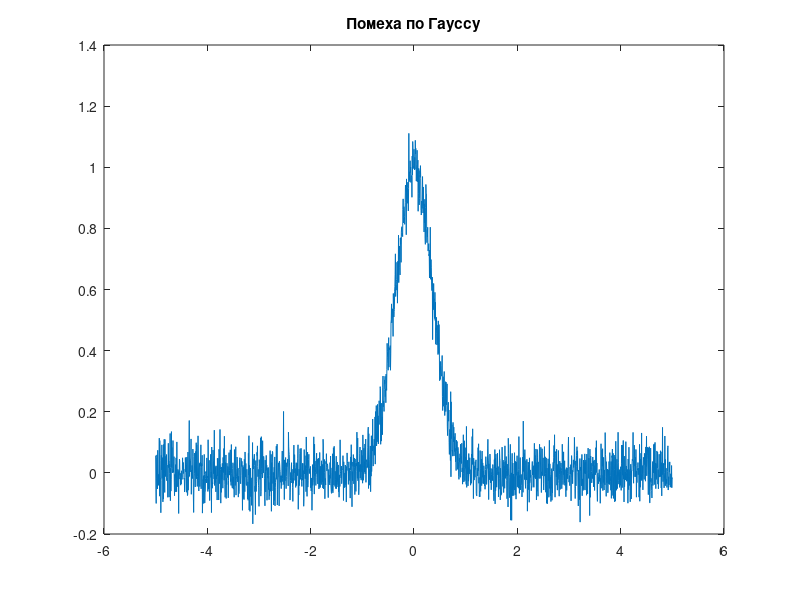
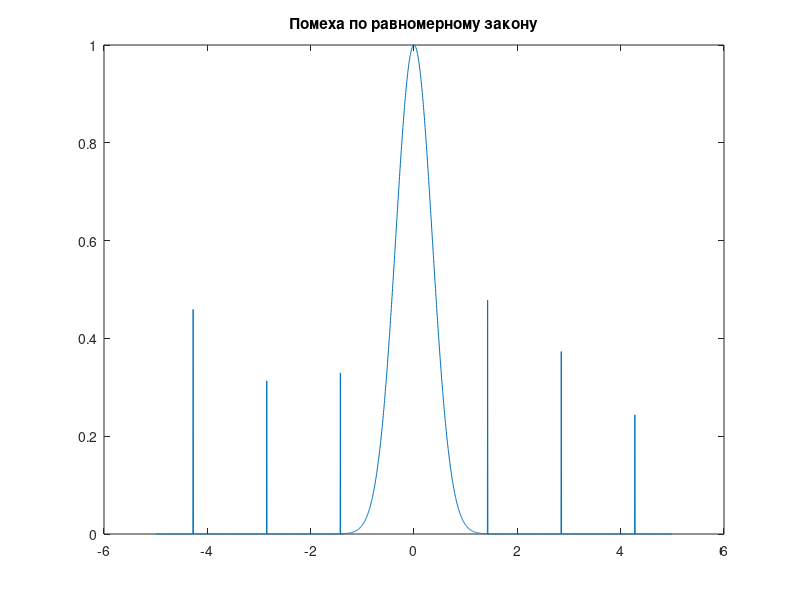
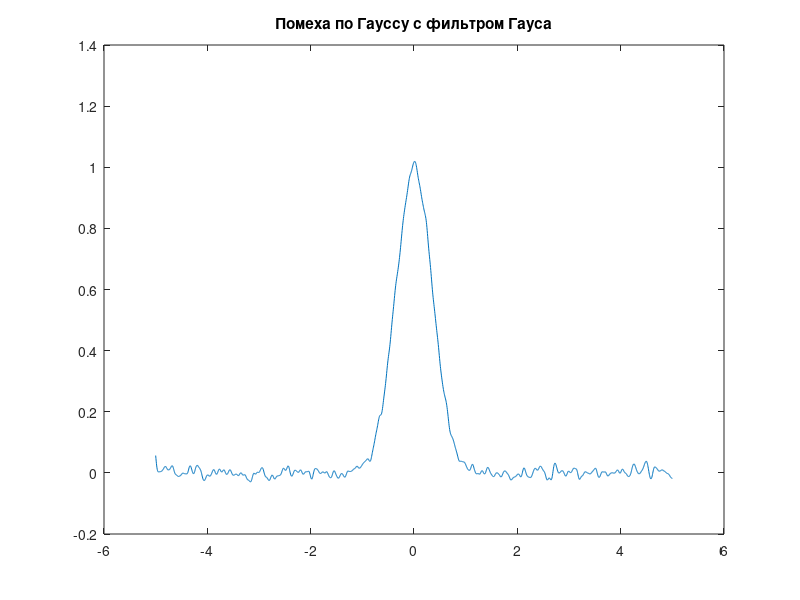
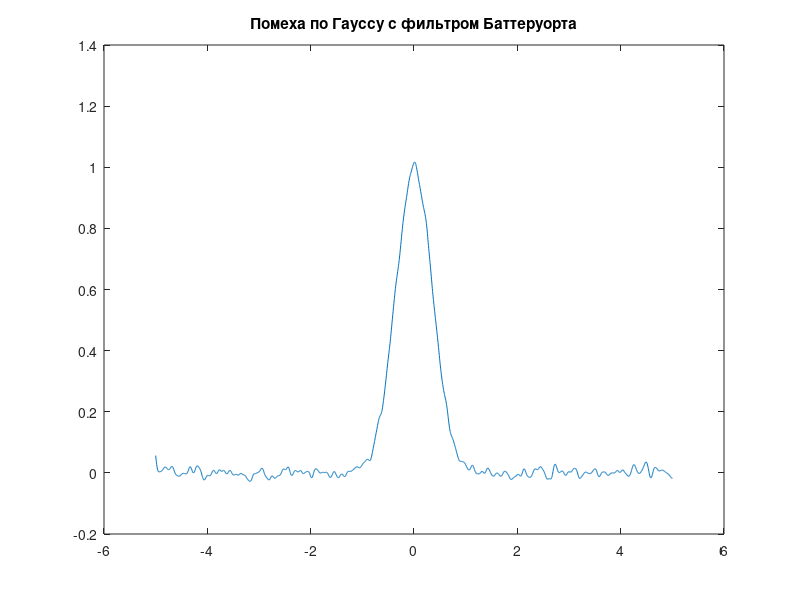

The MATLAB source for these figures, in order:
function lab_04
    sigma = 0.5;

    mult = 5;
    step = 0.005;
    t = -mult:step:mult;

    x0 = gauspls(t, sigma);

    NM = 0;
    NS = 0.05;
    n1 = normrnd(NM,NS,[1 length(x0)]);
    x1 = x0+n1;

    count = 7;
    M = 0.4;
    n2 = impnoise(length(x0),count,M);
    x2 = x0+n2;

    G = gaussfilt(4,20);
    BB = buttfilt(6,20);

    figure(1)
    plot(t,x1);
    title('Помеха по Гауссу');

    figure(2)
    plot(t,x2);
    title('Помеха по равномерному закону');

    figure(3)
    plot(t,filtfilt(G,1,x1));
    title('Помеха по Гауссу с фильтром Гауса');

    figure(4)
    plot(t,filtfilt(BB,1,x1));
    title('Помеха по Гауссу с фильтром Баттеруорта');

    figure(5)
    plot(t,filtfilt(G,1,x2));
    title('Помеха по равномерному закону с фильтром Гауса');

    figure(6)
    plot(t,filtfilt(BB,1,x2));
    title('Помеха по равномерному закону с фильтром Баттеруорта');
end

function y = gauspls(x,s)
    y = exp(-(x/s).^2);
end

function y = impnoise(size,N,mult)
    step = floor(size/N);
    y = zeros(1,size);
    for i = 1:floor(N/2)
        y(round(size/2)+i*step) = mult*(0.5+rand);
        y(round(size/2)-i*step) = mult*(0.5+rand);
    end
end

function y = buttfilt(D,size)
    x = linspace(-size/2,size/2,size);
    y = 1./(1+(x./D).^4);
    y = y/sum(y);
end

function y = gaussfilt(sigma,size,type)
    x = linspace(-size/2,size/2,size);
    y = exp(-x.^2/(2*sigma^2));
    y = y/sum(y);
end